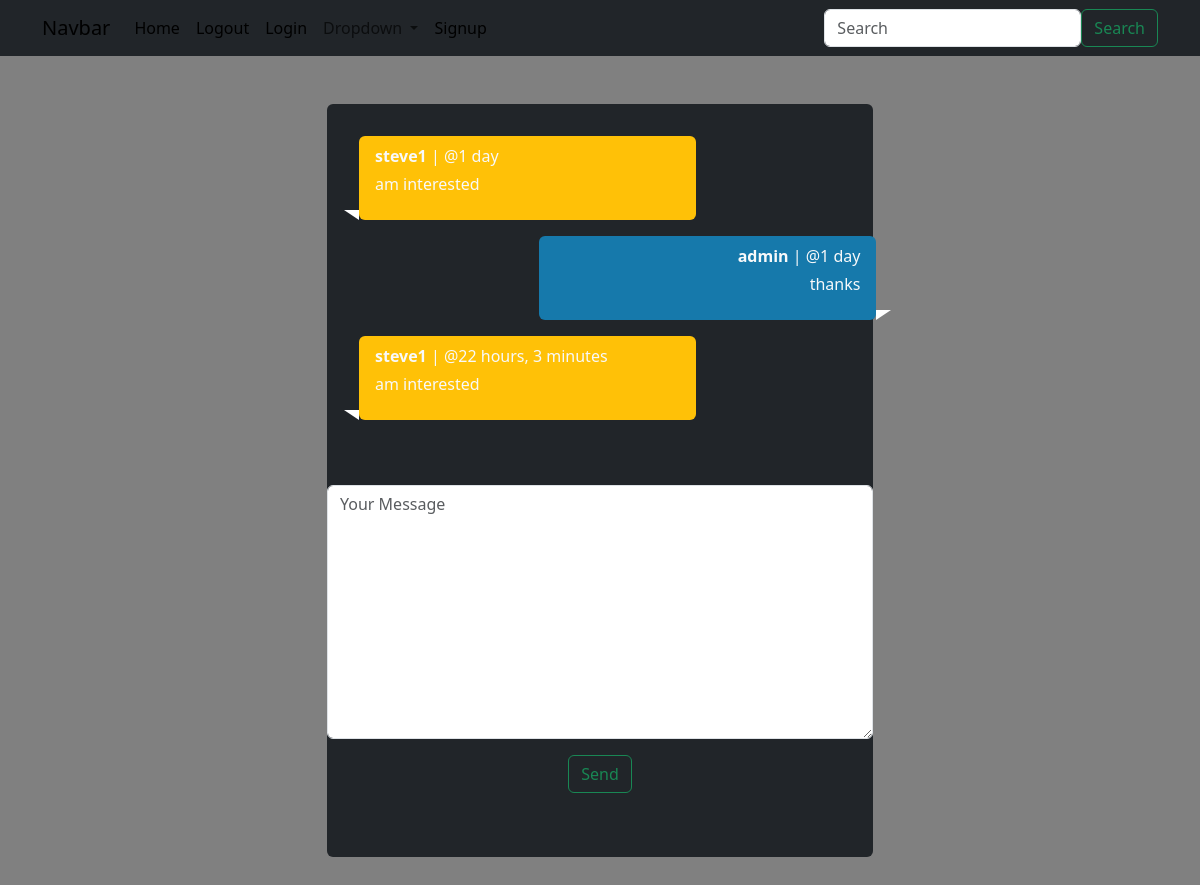
The app's page /conversation/detail/2/ (signed in) with its own data.
### conversation/models.py (models this page shows)
class ConversationMessage(models.Model):
    conversation = models.ForeignKey(Conversation, related_name='messages', on_delete=models.CASCADE)
    content = models.TextField()
    created_by = models.ForeignKey(User, related_name='messages', on_delete=models.CASCADE)
    created_at = models.DateTimeField(auto_now_add=True)
    modified_at = models.DateTimeField(auto_now=True)

### conversation/views.py (the view)
# urls.py: path('detail/<int:pk>/', views.detail_inbox, name='detail'),
def detail_inbox(request, pk):
    conversation = Conversation.objects.filter(members__in=[request.user.id]).get(pk=pk)
    if request.method == 'POST':
        form = ConversationMessageForm(request.POST)
        if  form.is_valid():
            conversation_msg = form.save(commit=False)
            conversation_msg.conversation = conversation
            conversation_msg.created_by = request.user
            conversation_msg.save()
            conversation.save()
            return redirect('conversation:detail', pk=pk)
    else:
        form = ConversationMessageForm()
    context = {'form': form,
               'conversation': conversation
               }
    return render(request, 'conversation/detail.html', context)

### conversation/forms.py
class ConversationMessageForm(forms.ModelForm):
    class Meta:
        model = ConversationMessage
        fields = ['content']
        widgets = {'content': forms.Textarea(attrs={'class': "form-control", 'placeholder': 'Your Message'})}

### templates/conversation/detail.html (shortened to what this page needs)
{% extends "core/index.html" %}
    {% block content %}
    <div class="container mt-4">
        <div class="col-lg-6 mx-auto space-y-6">
            <div class="bg-dark rounded mx-auto my-5 py-3">
                <div class="p-3 d-flex ">
                    <div class="px-3 container-fluid">
                        {% for message in conversation.messages.all %}
                            {% if message.created_by == request.user %}
                              <div class="message-container text-end text-light rounded py-2 px-3 mb-3"
                                     style="background-color: #1679AB; left:180px;">
                                    <p class="mb-1"><strong>{{ message.created_by.username }}</strong> | @{{ message.created_at|timesince }}</p>
                                    <p>{{ message.content }}</p>
                                </div>
                            {% else %}
                              <div class="message-container text-start bg-warning text-light rounded py-2 px-3 mb-3">
                                    <p class="mb-1"><strong>{{ message.created_by.username }}</strong> | @{{ message.created_at|timesince }}</p>
                                    <p>{{ message.content }}</p>
                                </div>
                            {% endif %}
                        {% endfor %}
                    </div>
                </div>
                <hr>
                    <div style="text-align:center" class="mb-5">
                        <form action="" method="POST">
                        <div class="mb-3">
                            {{ form.content }}
                        </div>
                        <button class="btn btn-outline-success">Send</button>
                        </form>
                    </div>
            </div>
        </div>
    </div>
    {% endblock content %}

### static/css/styles.css (style rules this page uses)
body { background: grey; }

### templates/conversation/detail.html (style rules this page uses)
.message-container { max-width: 70%; position: relative; }
.message-container:before { content: ""; position: absolute; bottom: 0; border-style: solid; border-width: 10px 15px 0; border-color: #fff transparent transparent; z-index: 1; }
.message-container.text-end:before { right: 0; transform: translateX(100%); border-left-width: 0; border-right-width: 15px; }
.message-container.text-start:before { left: 0; transform: translateX(-100%); border-right-width: 0; border-left-width: 15px; }

### records on screen
ConversationMessage: created_by.username "steve1", created_at "1 day", content "am interested"
ConversationMessage: created_by.username "admin", created_at "1 day", content "thanks"
ConversationMessage: created_by.username "steve1", created_at "22 hours, 3 minutes", content "am interested"
